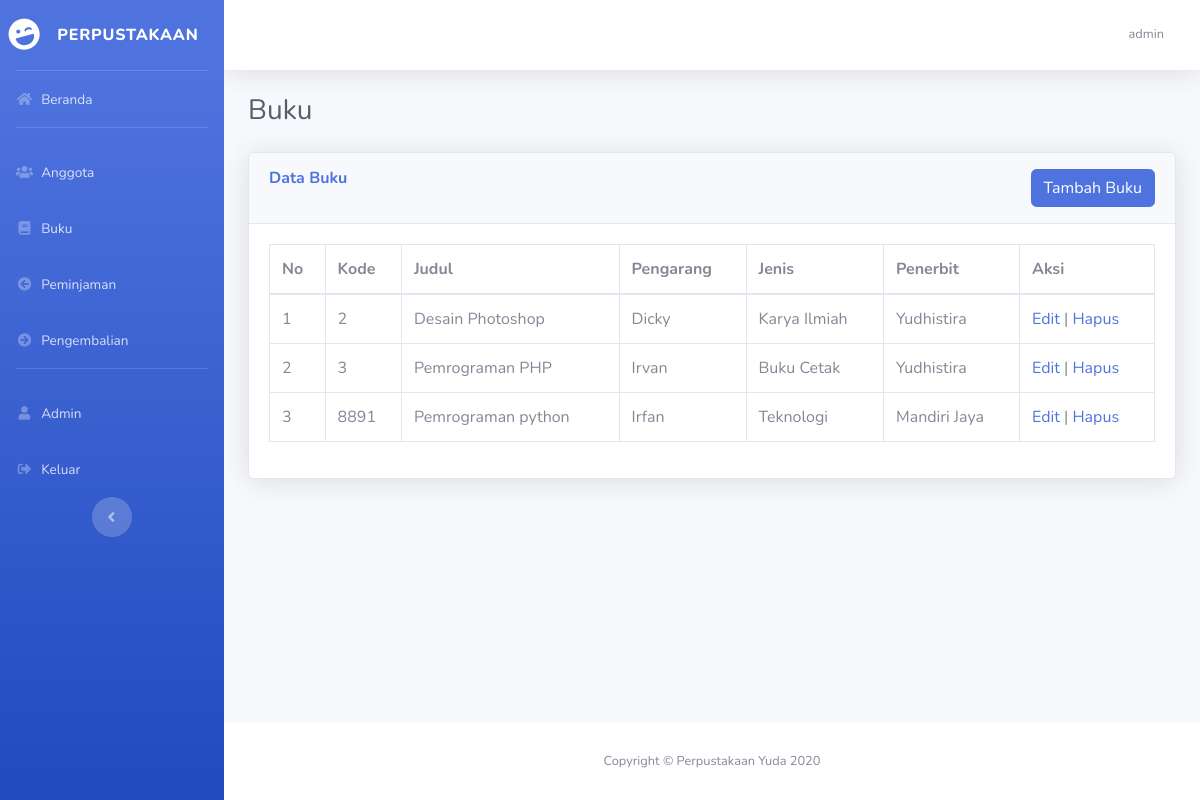
Page /buku.php (signed in) on the committed database.
### tables this page shows
CREATE TABLE `buku` (
  `kd_buku` int(5) NOT NULL,
  `judul_buku` varchar(32) DEFAULT NULL,
  `pengarang` varchar(32) DEFAULT NULL,
  `jenis_buku` varchar(32) DEFAULT NULL,
  `penerbit` varchar(32) DEFAULT NULL
);

### buku.php (the view, shortened to what this page needs)
<!DOCTYPE html>
<html lang="en">
<head>
  <link href="sb-admin/vendor/fontawesome-free/css/all.min.css" rel="stylesheet" type="text/css">
  <link href="sb-admin/css/sb-admin-2.min.css" rel="stylesheet">
</head>
<body id="page-top">
  <div id="wrapper">
    <?php include("templates/sidebar.php");?>
    <div id="content-wrapper" class="d-flex flex-column">
      <div id="content">
        <?php include("templates/top-navbar.php");?>
        <div class="container-fluid">
            <h1 class="h3 mb-4 text-gray-800">Buku</h1>
            <div class="card shadow mb-4">
                <div class="card-header py-3">
                    <h6 class="m-0 font-weight-bold text-primary float-left">Data Buku</h6>
                    <a href="input_buku.php" class="btn btn-primary float-right">Tambah Buku</a>
                </div>
                <div class="card-body">
                    <div class="table-responsive">
                        <table class="table table-bordered" id="dataTable" width="100%" cellspacing="0">
                            <thead>
                                <tr>
                                    <th>No</th>
                                    <th>Kode</th>
                                    <th>Judul</th>
                                    <th>Pengarang</th>
                                    <th>Jenis</th>
                                    <th>Penerbit</th>
                                    <th>Aksi</th>
                                </tr>
                            </thead>
                            <tbody>
                                <?php
                                    require_once __DIR__."/koneksi.php";
                                    $query  = "select * from buku order by kd_buku";
                                    $sql  = mysqli_query($koneksi, $query);
                                    $no = 1;
                                    while ($data=mysqli_fetch_array($sql)) {
                                ?>
                                    <tr>
                                        <td><?php echo $no; ?></td>
                                        <td><?php echo $data['kd_buku'];?></td>
                                        <td><?php echo $data['judul_buku'];?></td>
                                        <td><?php echo $data['pengarang'];?></td>
                                        <td><?php echo $data['jenis_buku'];?></td>
                                        <td><?php echo $data['penerbit'];?></td>
                                        <td>
                                            <a href="edit_buku.php?id=<?php echo $data['kd_buku']; ?>" > Edit </a> |
                                            <a href="hapus_buku.php?id=<?php echo $data['kd_buku']; ?>" onClick = "return confirm('Apakah Anda ingin mengapus  <?php echo $data['judul_buku']; ?>?')">Hapus</a>
                                        </td>
                                    </tr>
                                <?php $no++; };?>
                            </tbody>
                        </table>
                    </div>
                </div>
            </div>
        </div>
      </div>
      <footer class="sticky-footer bg-white">
        <div class="container my-auto">
          <div class="copyright text-center my-auto">
            <span>Copyright &copy; Perpustakaan Yuda 2020</span>
          </div>
        </div>
      </footer>
    </div>
    </div>
</body>
</html>

### rows in the picture
buku: kd_buku "2", judul_buku "Desain Photoshop", pengarang "Dicky", jenis_buku "Karya Ilmiah", penerbit "Yudhistira"
buku: kd_buku "3", judul_buku "Pemrograman PHP", pengarang "Irvan", jenis_buku "Buku Cetak", penerbit "Yudhistira"
buku: kd_buku "8891", judul_buku "Pemrograman python", pengarang "Irfan", jenis_buku "Teknologi", penerbit "Mandiri Jaya"

### other values in the picture
$_SESSION['username'] "admin"
